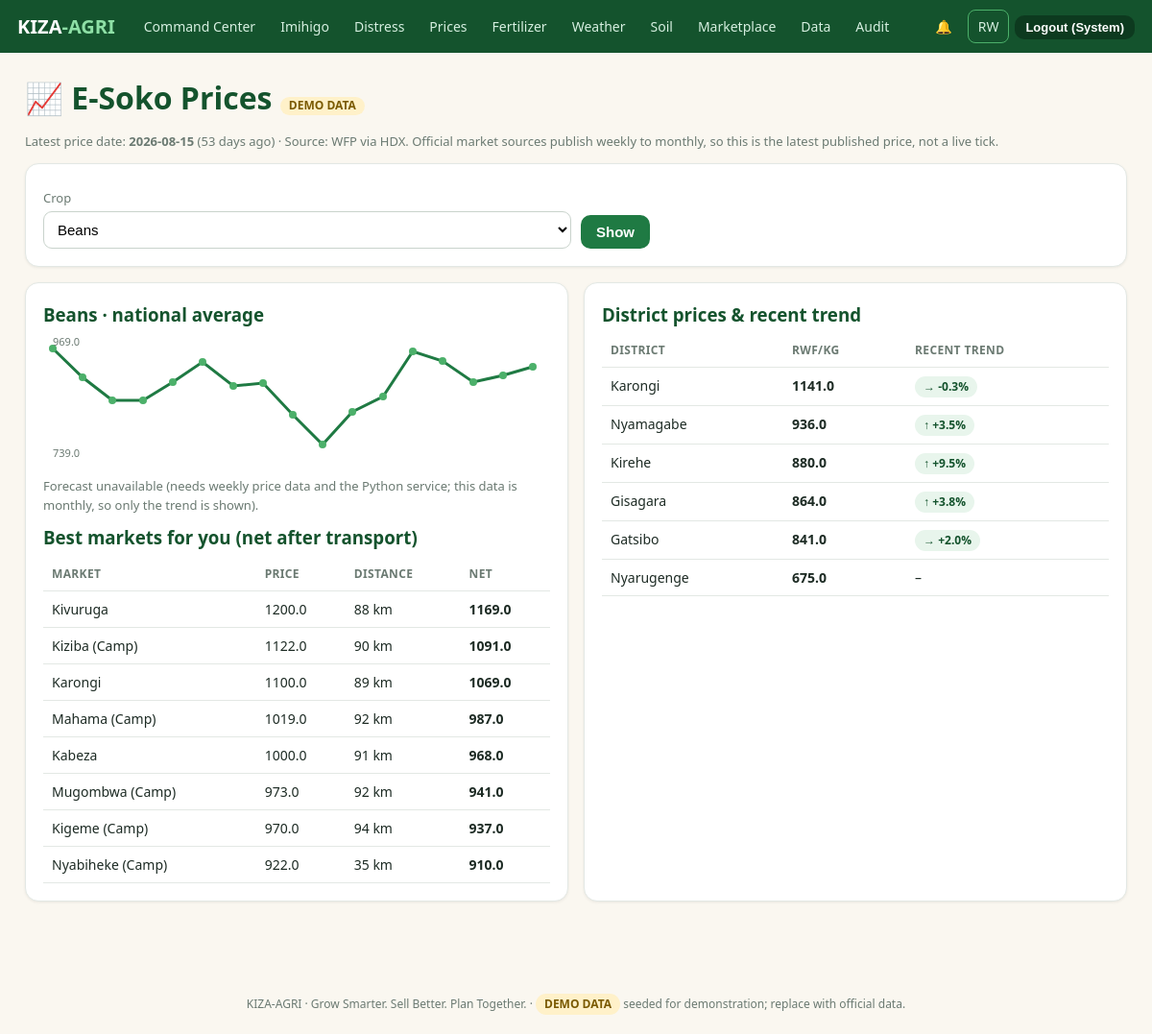
The page /prices (signed in) on the database its author committed.
### tables this page shows
CREATE TABLE users(id INTEGER PRIMARY KEY, name TEXT NOT NULL, email TEXT UNIQUE NOT NULL, phone TEXT, pw_hash TEXT NOT NULL,
  role TEXT NOT NULL CHECK(role IN ('farmer','buyer','extension','government','admin')), district TEXT, sector TEXT, lang TEXT DEFAULT 'en',
  status TEXT DEFAULT 'active', created_at TEXT DEFAULT CURRENT_TIMESTAMP);

CREATE TABLE market_prices(id INTEGER PRIMARY KEY, market_id INTEGER REFERENCES markets(id), crop TEXT REFERENCES crops(name),
  day TEXT, price_kg REAL CHECK(price_kg>0), source TEXT, UNIQUE(market_id,crop,day));

CREATE TABLE crops(name TEXT PRIMARY KEY, yield_t_ha REAL, price_kg REAL, cost_ha REAL, temp_min REAL, temp_max REAL,
  rain_min REAL, rain_max REAL, ph_min REAL, ph_max REAL, seasons TEXT, water_need TEXT, disease_risk REAL, cycle_days INTEGER);

CREATE TABLE markets(id INTEGER PRIMARY KEY, name TEXT, district TEXT REFERENCES districts(name), lat REAL, lng REAL);

CREATE TABLE esoko_prices(id INTEGER PRIMARY KEY, district TEXT, crop TEXT, current_price_rwf REAL, predicted_trend TEXT, change_pct REAL, as_of TEXT, UNIQUE(district,crop));

### app.py (the view)
@app.get("/prices")
@need("farmer", "buyer", *STAFF)
def prices():
    crops = Q("SELECT name FROM crops ORDER BY name")
    if not crops: return render_template("msg.html", title="No price data yet", msg="An administrator must load crops and market prices first (Data page).")
    crop = request.args.get("crop") or crops[0]["name"]
    trends = Q("SELECT e.*, d.province FROM esoko_prices e JOIN districts d ON d.name=e.district WHERE e.crop=? ORDER BY e.current_price_rwf DESC", (crop,))
    rows = Q("SELECT m.name market, m.district, m.lat, m.lng, p.day, p.price_kg FROM market_prices p JOIN markets m ON m.id=p.market_id WHERE p.crop=? ORDER BY p.day", (crop,))
    days = sorted({r["day"] for r in rows})
    origin = Q1("SELECT * FROM districts WHERE name=?", (g.user["district"],))
    cmp = []
    if days:
        for m in [r for r in rows if r["day"] == days[-1]]:
            ok = origin and None not in (origin["lat"], origin["lng"], m["lat"], m["lng"])
            km = rules.haversine(origin["lat"], origin["lng"], m["lat"], m["lng"]) if ok else None
            cmp.append(dict(m, km=round(km) if ok else "n/a", net=m["price_kg"] - rules.KM_COST * (km or 0)))
        cmp.sort(key=lambda x: -x["net"])
    series = [sum(r["price_kg"] for r in rows if r["day"] == d) / len([r for r in rows if r["day"] == d]) for d in days]
    gaps = [(dt.date.fromisoformat(b) - dt.date.fromisoformat(a)).days for a, b in zip(days, days[1:])]
    weekly = bool(gaps) and statistics.median(gaps) <= 10
    fc = mlclient.call("/ml/price-forecast", {"crop": crop, "prices": series}) if len(series) >= 4 and weekly else None
    age = (dt.date.today() - dt.date.fromisoformat(days[-1])).days if days else None
    srcs = [r["source"] for r in Q("SELECT DISTINCT source FROM market_prices WHERE crop=?", (crop,))]
    return render_template("prices.html", crop=crop, crops=crops, trends=trends, cmp=cmp[:8], series=series, fc=fc if mlclient.valid_forecast(fc) else None, mine=g.user["district"], asof=days[-1] if days else None, age=age, srcs=srcs, weekly=weekly)

### app.py (called while the page is built)
def _c():
    if "db" not in g: g.db = db.conn()
    return g.db

def Q(sql, a=()): return [dict(r) for r in _c().execute(sql, a).fetchall()]

def Q1(sql, a=()): r = _c().execute(sql, a).fetchone(); return dict(r) if r else None

@app.teardown_appcontext
def _close(e):
    if "db" in g: g.db.close()

def me(): return Q1("SELECT * FROM users WHERE id=?", (session["uid"],)) if session.get("uid") else None

def need(*roles):
    def deco(f):
        @wraps(f)
        def w(*a, **k):
            u = me()
            if not u or u["status"] != "active": session.clear(); return redirect("/login")
            if roles and u["role"] not in roles: abort(403)
            g.user = u; return f(*a, **k)
        return w
    return deco

@app.before_request
def csrf():
    if "csrf" not in session: session["csrf"] = secrets.token_hex(16)
    if request.method == "POST" and request.form.get("_csrf") != session["csrf"]:
        flash("Your page expired. Please try again.", "err")
        return redirect(request.path if request.path in ("/login", "/register") else (request.referrer or "/login"))

def tr(k): return RW.get(k, k) if session.get("lang") == "rw" else k

@app.context_processor
def ctx():
    u = me()
    n = Q1("SELECT COUNT(*) c FROM notifications WHERE user_id=? AND is_read=0", (u["id"],))["c"] if u else 0
    demo = bool(Q1("SELECT 1 x FROM market_prices WHERE source LIKE '%DEMO%' LIMIT 1") or
                Q1("SELECT 1 x FROM weather WHERE is_demo=1 LIMIT 1") or
                Q1("SELECT 1 x FROM soil_profiles WHERE is_demo=1 LIMIT 1"))
    return {"is_demo": demo, "user": u, "unread": n, "today": TODAY(), "t": tr, "lang": session.get("lang", "en"), "homes": HOME}

### db.py (called while the page is built)
def conn():
    c = sqlite3.connect(DB)
    c.row_factory = sqlite3.Row
    c.execute("PRAGMA foreign_keys=ON")
    return c

### mlclient.py (called while the page is built)
def valid_forecast(r): return bool(r) and isinstance(r.get("forecast_2w"), list) and len(r["forecast_2w"]) == 2 and "direction" in r

### rules.py (called while the page is built)
def haversine(a, b, c, d):
    p = math.pi / 180
    x = math.sin((c - a) * p / 2) ** 2 + math.cos(a * p) * math.cos(c * p) * math.sin((d - b) * p / 2) ** 2
    return 12742 * math.asin(math.sqrt(x))

### templates/prices.html
{% extends 'base.html' %}{% from '_m.html' import line %}{% block body %}<h1>📈 E-Soko Prices {% if is_demo %}<span class="tag demo">DEMO DATA</span>{% endif %}</h1>
{% if asof %}<p class="mut">Latest price date: <b>{{asof}}</b> ({{age}} days ago) · Source: {{ srcs|join(', ') }}. Official market sources publish weekly to monthly, so this is the latest published price, not a live tick.</p>{% endif %}
<form class="row card" method="get"><div><label>Crop</label><select name="crop">{% for c in crops %}<option {{ 'selected' if c.name==crop }}>{{c.name}}</option>{% endfor %}</select></div><div><button>{{ t('Show') }}</button></div></form>
<div class="grid g2"><div class="card"><h3>{{crop}} · national average</h3>{% if series|length>1 %}{{ line(series) }}{% endif %}
{% if fc %}<p><span class="tag exp">{{fc.status}}</span> Next 2 weeks: <b>{{fc.forecast_2w[0]}}–{{fc.forecast_2w[1]}} RWF/kg</b> · {{fc.direction}} · confidence {{fc.confidence}}</p>{% else %}<p class="mut">Forecast unavailable (needs weekly price data and the Python service{% if not weekly %}; this data is monthly, so only the trend is shown{% endif %}).</p>{% endif %}
<h3>Best markets for you (net after transport)</h3><div class="tw"><table><tr><th>Market</th><th>Price</th><th>Distance</th><th>Net</th></tr>{% for m in cmp %}<tr><td>{{m.market}}</td><td>{{m.price_kg|round}}</td><td>{{m.km}} km</td><td><b>{{m.net|round}}</b></td></tr>{% endfor %}</table></div></div>
<div class="card"><h3>District prices &amp; recent trend</h3><div class="tw" style="max-height:520px;overflow:auto"><table><tr><th>District</th><th>RWF/kg</th><th>Recent trend</th></tr>{% for r in trends %}<tr {% if r.district==mine %}style="background:#effaf3"{% endif %}><td>{{r.district}}</td><td><b>{{r.current_price_rwf|round}}</b></td><td>{% if r.change_pct is none %}–{% else %}<span class="tag {{ 'bad' if r.predicted_trend=='falling' }}">{{ '↑' if r.predicted_trend=='rising' else '↓' if r.predicted_trend=='falling' else '→' }} {{ '%+.1f'|format(r.change_pct) }}%</span>{% endif %}</td></tr>{% else %}<tr><td colspan="3" class="mut">No price data loaded.</td></tr>{% endfor %}</table></div></div></div>{% endblock %}

### templates/base.html (shortened to what this page needs)
<!doctype html><html lang="en"><head><link rel="stylesheet" href="/static/style.css"></head><body>
<nav><a class="brand" href="/">KIZA<b>-AGRI</b></a>
{% if user %}{% set r = user.role %}
{% if r in ('extension','government','admin') %}<a class="l" href="/gov">{{ t('Command Center') }}</a><a class="l" href="/imihigo">Imihigo</a><a class="l" href="/distress/inbox">Distress</a><a class="l" href="/prices">{{ t('Prices') }}</a><a class="l" href="/rules">{{ t('Fertilizer') }}</a><a class="l" href="/weather">{{ t('Weather') }}</a><a class="l" href="/soil">{{ t('Soil') }}</a><a class="l" href="/market">{{ t('Marketplace') }}</a>{% endif %}
{% if r in ('government','admin') %}<a class="l" href="/admin/data">{{ t('Data') }}</a>{% endif %}{% if r=='admin' %}<a class="l" href="/audit">Audit</a>{% endif %}
<a class="l" href="/notifications">🔔{% if unread %} <span class="badge">{{unread}}</span>{% endif %}</a>
<a class="l" href="/lang/{{ 'en' if lang=='rw' else 'rw' }}" style="border:1px solid #4cb06a">{{ 'EN' if lang=='rw' else 'RW' }}</a>
<form method="post" action="/logout">{{ csrf_input() }}<button class="sm" style="background:#0d3a1f">{{ t('Logout') }} ({{ user.name.split()[0] }})</button></form>
{% else %}<span class="sp"></span><a class="l" href="/lang/{{ 'en' if lang=='rw' else 'rw' }}">{{ 'EN' if lang=='rw' else 'RW' }}</a><a class="l" href="/login">{{ t('Login') }}</a><a class="btn sm" href="/register">{{ t('Register') }}</a>{% endif %}</nav>
<main>{% for c,m in get_flashed_messages(with_categories=true) %}<div class="flash {{c}}">{{m}}</div>{% endfor %}{% block body %}{% endblock %}</main>
<footer>KIZA-AGRI · Grow Smarter. Sell Better. Plan Together. · {% if is_demo %}<span class="tag demo">DEMO DATA</span> seeded for demonstration; replace with official data.{% else %}Data loaded by administrators from official sources.{% endif %}</footer></body></html>

### static/style.css (style rules this page uses)
:root { --g1:#14532d;--g2:#1f7a43;--g3:#4cb06a;--g4:#e8f5ec;--earth:#8a5a2b;--sand:#faf7f0;--ink:#1d2b24;--mut:#6b7a72;--warn:#e6a118;--bad:#d64545;--ok:#2e9e5b;--line:#e3e8e4 }
* { box-sizing:border-box }
body { margin:0;font:16px/1.5 system-ui,Segoe UI,Roboto,sans-serif;color:var(--ink);background:var(--sand) }
a { color:var(--g2) }
h1,h2,h3 { line-height:1.2;margin:.2em 0 .5em;color:var(--g1) }
nav { background:var(--g1);color:#fff;display:flex;align-items:center;gap:6px;padding:10px 18px;flex-wrap:wrap;position:sticky;top:0;z-index:5 }
nav .brand { font-weight:800;font-size:20px;color:#fff;text-decoration:none;margin-right:14px }
nav .brand b { color:#8ee0a6 }
nav a.l { color:#d6efe0;text-decoration:none;padding:6px 10px;border-radius:8px;font-size:14px }
nav form { display:inline }
main { max-width:1180px;margin:0 auto;padding:22px 16px 60px }
.card { background:#fff;border:1px solid var(--line);border-radius:14px;padding:18px;margin-bottom:16px;box-shadow:0 1px 3px #0001 }
.grid { display:grid;gap:16px }
.g2 { grid-template-columns:repeat(auto-fit,minmax(320px,1fr)) }
.btn,button { background:var(--g2);color:#fff;border:0;border-radius:10px;padding:9px 16px;font-size:15px;cursor:pointer;text-decoration:none;display:inline-block;font-weight:600 }
.btn.sm,button.sm { padding:5px 11px;font-size:13px }
input,select { padding:9px 10px;border:1px solid #c9d3cc;border-radius:9px;font-size:15px;width:100%;background:#fff }
label { font-size:13px;color:var(--mut);display:block;margin:8px 0 3px }
form.row { display:grid;gap:10px;grid-template-columns:repeat(auto-fit,minmax(150px,1fr));align-items:end }
table { width:100%;border-collapse:collapse;font-size:14px }
th,td { padding:8px 9px;border-bottom:1px solid var(--line);text-align:left;vertical-align:top }
th { color:var(--mut);font-size:12px;text-transform:uppercase;letter-spacing:.03em }
.tw { overflow-x:auto }
.tag { display:inline-block;padding:2px 9px;border-radius:99px;font-size:12px;font-weight:700;background:var(--g4);color:var(--g1) }
.tag.demo { background:#fff1c9;color:#7a5a00 }
.mut { color:var(--mut);font-size:13px }
footer { text-align:center;color:var(--mut);font-size:12px;padding:20px }

### rows shown on the page
users: name "System"
market_prices: day "2026-08-15"
crops: name "Beans"
market_prices: market "Kivuruga", price_kg "1200.0", km "88", net "1169.0"
market_prices: market "Kiziba (Camp)", price_kg "1122.0", km "90", net "1091.0"
market_prices: market "Karongi", price_kg "1100.0", km "89", net "1069.0"
market_prices: market "Mahama (Camp)", price_kg "1019.0", km "92", net "987.0"
market_prices: market "Kabeza", price_kg "1000.0", km "91", net "968.0"
market_prices: market "Mugombwa (Camp)", price_kg "973.0", km "92", net "941.0"
market_prices: market "Kigeme (Camp)", price_kg "970.0", km "94", net "937.0"
market_prices: market "Nyabiheke (Camp)", price_kg "922.0", km "35", net "910.0"
esoko_prices: district "Karongi", current_price_rwf "1141.0", predicted_trend "→", change_pct "-0.3"
esoko_prices: district "Nyamagabe", current_price_rwf "936.0", predicted_trend "↑", change_pct "+3.5"
esoko_prices: district "Kirehe", current_price_rwf "880.0", predicted_trend "↑", change_pct "+9.5"
esoko_prices: district "Gisagara", current_price_rwf "864.0", predicted_trend "↑", change_pct "+3.8"
esoko_prices: district "Gatsibo", current_price_rwf "841.0", predicted_trend "→", change_pct "+2.0"
esoko_prices: district "Nyarugenge", current_price_rwf "675.0"

### other values the page prints
{{ t('Command Center') }} "Command Center"
{{ t('Prices') }} "Prices"
{{ t('Fertilizer') }} "Fertilizer"
{{ t('Weather') }} "Weather"
{{ t('Soil') }} "Soil"
{{ t('Marketplace') }} "Marketplace"
{{ t('Data') }} "Data"
{{ 'EN' if lang=='rw' else 'RW' }} "RW"
{{ t('Logout') }} "Logout"
{{ age }} "53"
{{ srcs|join(', ') }} "WFP via HDX"
{{ t('Show') }} "Show"
{{ hi|round }} "969.0"
{{ lo|round }} "739.0"
form field crop "Beans"
